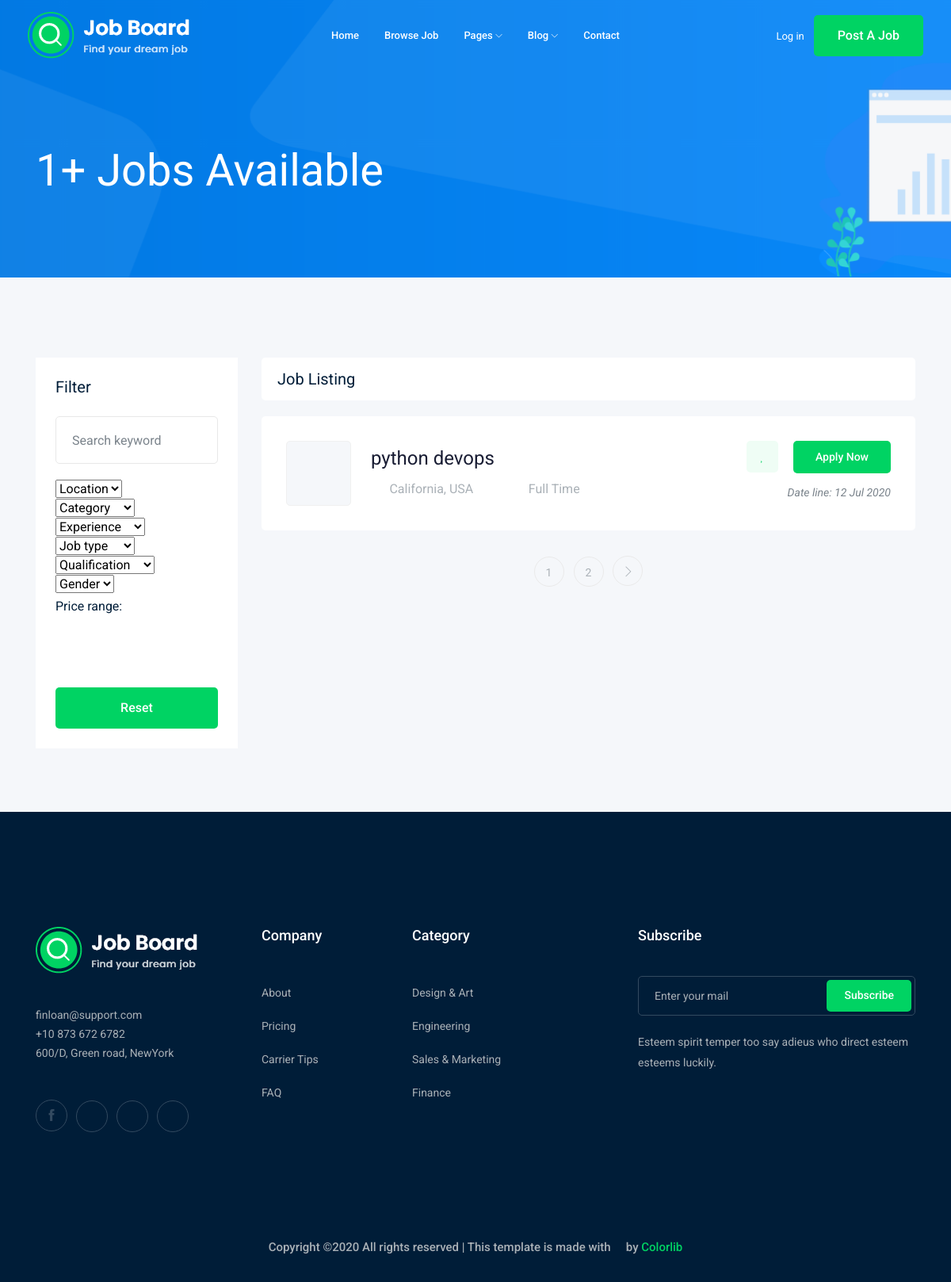
Screenshot of /jobs/ with the database file from the repository.
### job/models.py (models this page shows, shortened)
class Job(models.Model):
    title = models.CharField(max_length=80)
    job_type = models.CharField(max_length=20, choices=JOB_TYPE)
    description = models.TextField(max_length=1000)
    published_at = models.DateTimeField(auto_now=True)
    vacancy = models.IntegerField(default=1)
    salary = models.IntegerField(default=0)
    experience = models.IntegerField(default=1)
    category = models.ForeignKey("Category", on_delete=models.CASCADE)
    image = models.ImageField(upload_to=imageUpload)
    slug = models.SlugField(blank=True, null=True)
    def __str__(self):
        return self.title

### job/views.py (the view)
# urls.py: path('',views.jobList),
def jobList(request):
    jobList = Job.objects.all() # fetch data ==> model queryset
    paginator = Paginator(jobList, 1)  # Show 25 contacts per page.
    page_number = request.GET.get('page')
    page_obj = paginator.get_page(page_number)
    context={
        'jobs':page_obj
    }
    return render(request,'job/jobList.html',context)

### job/templates/job/jobList.html (shortened to what this page needs)
{% extends 'base.html' %}
{% load static %}
{% block body %}
<div class="bradcam_area bradcam_bg_1">
    <div class="container">
        <div class="row">
            <div class="col-xl-12">
                <div class="bradcam_text">
                    <h3>{{jobs|length}}+ Jobs Available</h3>
                </div>
            </div>
        </div>
    </div>
</div>
<div class="job_listing_area plus_padding">
    <div class="container">
        <div class="row">
            <div class="col-lg-3">
                <div class="job_filter white-bg">
                    <div class="form_inner white-bg">
                        <h3>Filter</h3>
                        <form action="#">
                            <div class="row">
                                <div class="col-lg-12">
                                    <div class="single_field">
                                        <input type="text" placeholder="Search keyword">
                                    </div>
                                </div>
                                <div class="col-lg-12">
                                    <div class="single_field">
                                        <select class="wide">
                                            <option data-display="Location">Location</option>
                                        </select>
                                    </div>
                                </div>
                                <div class="col-lg-12">
                                    <div class="single_field">
                                        <select class="wide">
                                            <option data-display="Category">Category</option>
                                        </select>
                                    </div>
                                </div>
                                <div class="col-lg-12">
                                    <div class="single_field">
                                        <select class="wide">
                                            <option data-display="Experience">Experience</option>
                                        </select>
                                    </div>
                                </div>
                                <div class="col-lg-12">
                                    <div class="single_field">
                                        <select class="wide">
                                            <option data-display="Job type">Job type</option>
                                        </select>
                                    </div>
                                </div>
                                <div class="col-lg-12">
                                    <div class="single_field">
                                        <select class="wide">
                                            <option data-display="Qualification">Qualification</option>
                                        </select>
                                    </div>
                                </div>
                                <div class="col-lg-12">
                                    <div class="single_field">
                                        <select class="wide">
                                            <option data-display="Gender">Gender</option>
                                        </select>
                                    </div>
                                </div>
                            </div>
                        </form>
                    </div>
                    <div class="range_wrap">
                        <label for="amount">Price range:</label>
                        <p>
                            <input type="text" id="amount" readonly
                                   style="border:0; color:#7A838B; font-size: 14px; font-weight:400;">
                        </p>
                    </div>
                    <div class="reset_btn">
                        <button class="boxed-btn3 w-100" type="submit">Reset</button>
                    </div>
                </div>
            </div>
            <div class="col-lg-9">
                <div class="recent_joblist_wrap">
                    <div class="recent_joblist white-bg ">
                        <div class="row align-items-center">
                            <div class="col-md-6">
                                <h4>Job Listing</h4>
                            </div>
                            <div class="col-md-6">
                            </div>
                        </div>
                    </div>
                </div>
                <div class="job_lists m-0">
                    <div class="row">
                        {% for job in jobs %}
                        <div class="col-lg-12 col-md-12">
                            <div class="single_jobs white-bg d-flex justify-content-between">
                                <div class="jobs_left d-flex align-items-center">
                                    <div class="thumb">
                                    </div>
                                    <div class="jobs_conetent">
                                        <a href="{% url 'jobs:jobDetail' job.slug %}"><h4>{{job}}</h4></a>
                                        <div class="links_locat d-flex align-items-center">
                                            <div class="location">
                                                <p><i class="fa fa-map-marker"></i> California, USA</p>
                                            </div>
                                            <div class="location">
                                                <p><i class="fa fa-clock-o"></i>{{job.job_type}}</p>
                                            </div>
                                        </div>
                                    </div>
                                </div>
                                <div class="jobs_right">
                                    <div class="apply_now">
                                        <a class="heart_mark" href="#"> <i class="fa fa-heart"></i> </a>
                                        <a href="{% url 'jobs:jobDetail' job.slug %}" class="boxed-btn3">Apply Now</a>
                                    </div>
                                    <div class="date">
                                        <p>Date line: {{job.published_at|date:'d M o'}}</p>
                                    </div>
                                </div>
                            </div>
                        </div>
                        {%endfor%}
                    </div>
                    {% if jobs.has_other_pages %}
                    <div class="row">
                        <div class="col-lg-12">
                            <div class="pagination_wrap">
                                <ul>
                                    {% for i in jobs.paginator.page_range %}
                                    <li><a href="?page={{i}}"><span>{{i}}</span></a></li>
                                    {% endfor %}
                                    {% if jobs.has_next %}
                                    <li><a href="?page={{jobs.next_page_number}}"> <i class="ti-angle-right"></i> </a></li>
                                    {% endif %}
                                </ul>
                            </div>
                        </div>
                    </div>
                    {% endif %}
                </div>
            </div>
        </div>
    </div>
</div>
{% endblock body %}

### rows the page displays
Job: title "python devops", job_type "Full Time", published_at "12 Jul 2020"

### other values shown
{{ jobs|length }} "1"
{{ i }} "1" "2"
